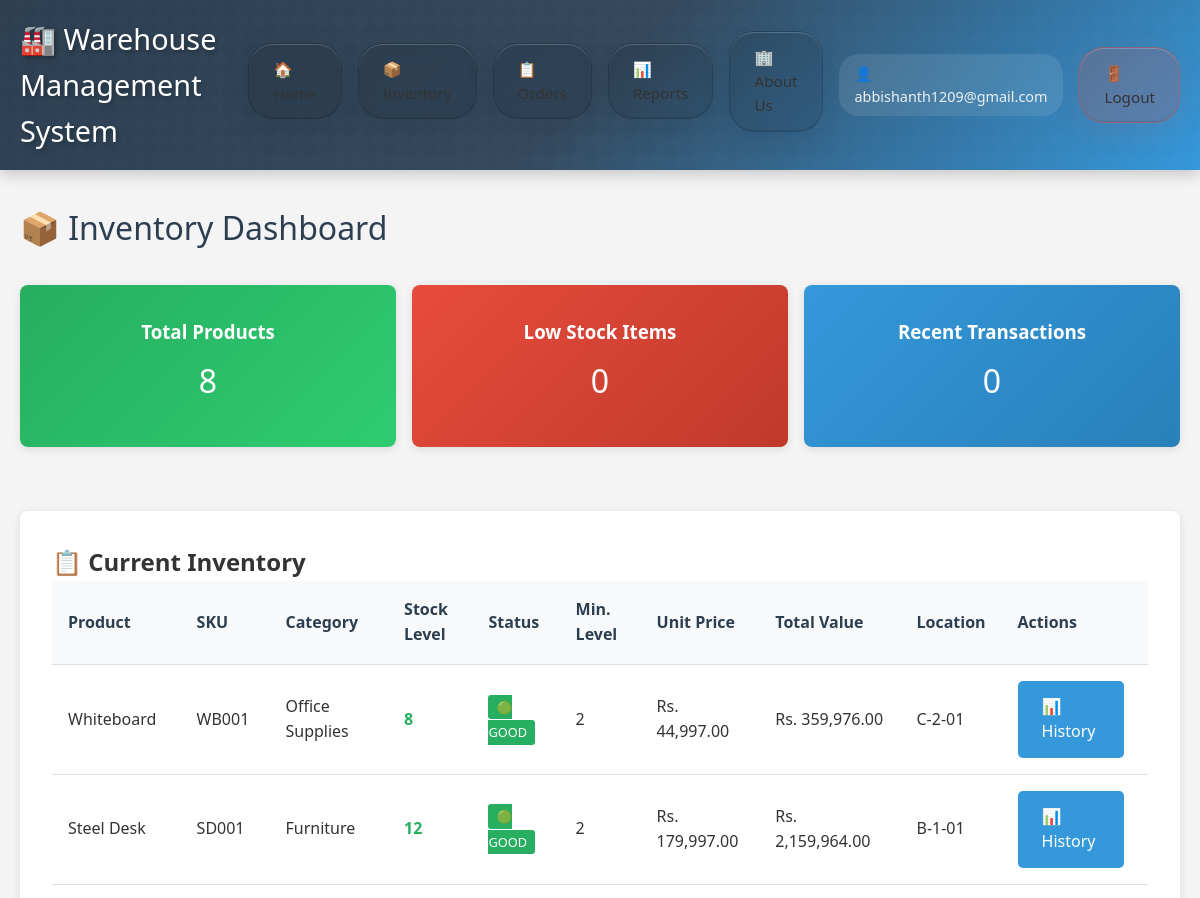
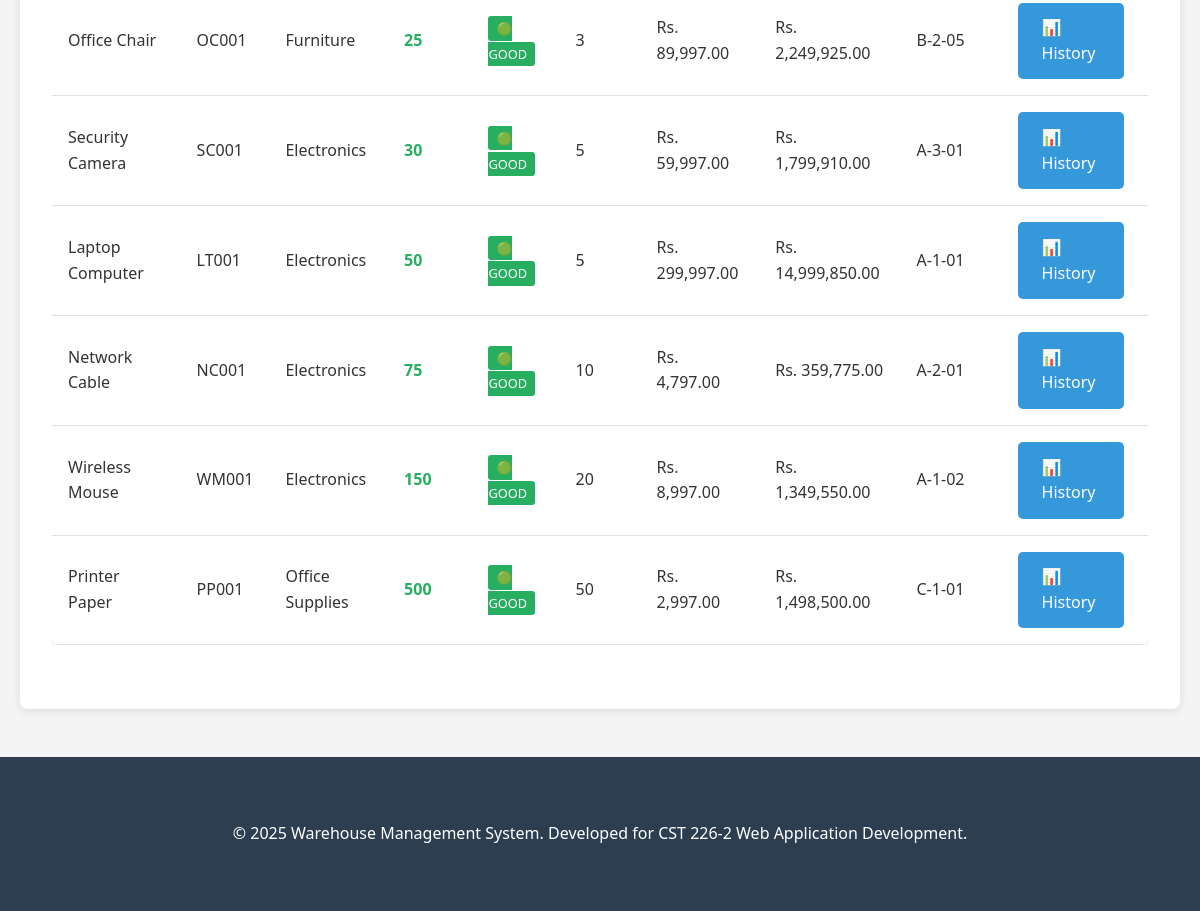
The app's page /inventory_dashboard.php (signed in) with its own data (2 pictures, top to bottom).
### tables this page shows
CREATE TABLE IF NOT EXISTS products (
    id INT AUTO_INCREMENT PRIMARY KEY,
    name VARCHAR(255) NOT NULL,
    sku VARCHAR(100) UNIQUE NOT NULL,
    category VARCHAR(100) NOT NULL,
    quantity INT NOT NULL DEFAULT 0,
    price DECIMAL(10,2) NOT NULL,
    min_stock_level INT NOT NULL DEFAULT 10,
    location VARCHAR(100),
    description TEXT,
    created_at TIMESTAMP DEFAULT CURRENT_TIMESTAMP,
    updated_at TIMESTAMP DEFAULT CURRENT_TIMESTAMP ON UPDATE CURRENT_TIMESTAMP
);

### includes/inventory_functions.php (called while the page is built, shortened)
<?php
function getLowStockAlerts($pdo) {
    try {
        $stmt = $pdo->prepare("
            SELECT id, name, sku, quantity, min_stock_level, category, location
            FROM products
            WHERE quantity <= min_stock_level
            ORDER BY (quantity - min_stock_level) ASC
        ");
        $stmt->execute();
        return $stmt->fetchAll(PDO::FETCH_ASSOC);
    } catch (Exception $e) {
        error_log("Get low stock alerts error: " . $e->getMessage());
        return [];
    }
}

### inventory_dashboard.php (the view, shortened to what this page needs)
<?php
require_once 'config/database.php';
require_once 'includes/inventory_functions.php';
try {
    $productsStmt = $pdo->prepare("
        SELECT id, name, sku, category, quantity, min_stock_level, price, location,
               CASE
                   WHEN quantity <= min_stock_level THEN 'low'
                   WHEN quantity <= min_stock_level * 2 THEN 'warning'
                   ELSE 'normal'
               END as stock_status
        FROM products
        ORDER BY quantity ASC, name ASC
    ");
    $productsStmt->execute();
    $products = $productsStmt->fetchAll(PDO::FETCH_ASSOC);
} catch (PDOException $e) {
    $products = [];
    setFlashMessage("Error loading products: " . $e->getMessage(), "error");
}
try {
    $transactionsStmt = $pdo->prepare("
        SELECT it.*, p.name as product_name, p.sku, o.order_number
        FROM inventory_transactions it
        LEFT JOIN products p ON it.product_id = p.id
        LEFT JOIN orders o ON it.order_id = o.id
        ORDER BY it.created_at DESC
        LIMIT 20
    ");
    $transactionsStmt->execute();
    $recentTransactions = $transactionsStmt->fetchAll(PDO::FETCH_ASSOC);
} catch (PDOException $e) {
    $recentTransactions = [];
}
$lowStockAlerts = getLowStockAlerts($pdo);
?>
<div class="container">
    <h1 class="page-title">📦 Inventory Dashboard</h1>
    <div style="display: grid; grid-template-columns: repeat(auto-fit, minmax(250px, 1fr)); gap: 1rem; margin-bottom: 2rem;">
        <div class="card" style="text-align: center; background: linear-gradient(135deg, #27ae60, #2ecc71);">
            <h3 style="color: white; margin: 0;">Total Products</h3>
            <p style="color: white; font-size: 2rem; margin: 0.5rem 0;"><?php echo count($products); ?></p>
        </div>
        <div class="card" style="text-align: center; background: linear-gradient(135deg, #e74c3c, #c0392b);">
            <h3 style="color: white; margin: 0;">Low Stock Items</h3>
            <p style="color: white; font-size: 2rem; margin: 0.5rem 0;"><?php echo count($lowStockAlerts); ?></p>
        </div>
        <div class="card" style="text-align: center; background: linear-gradient(135deg, #3498db, #2980b9);">
            <h3 style="color: white; margin: 0;">Recent Transactions</h3>
            <p style="color: white; font-size: 2rem; margin: 0.5rem 0;"><?php echo count($recentTransactions); ?></p>
        </div>
    </div>
    <div class="card">
        <h2>📋 Current Inventory</h2>
        <div class="table-container">
            <table class="data-table">
                <thead>
                    <tr>
                        <th>Product</th>
                        <th>SKU</th>
                        <th>Category</th>
                        <th>Stock Level</th>
                        <th>Status</th>
                        <th>Min. Level</th>
                        <th>Unit Price</th>
                        <th>Total Value</th>
                        <th>Location</th>
                        <th>Actions</th>
                    </tr>
                </thead>
                <tbody>
                    <?php foreach ($products as $product): ?>
                    <tr>
                        <td><?php echo htmlspecialchars($product['name']); ?></td>
                        <td><?php echo htmlspecialchars($product['sku']); ?></td>
                        <td><?php echo htmlspecialchars($product['category']); ?></td>
                        <td style="font-weight: bold; <?php
                            echo $product['stock_status'] === 'low' ? 'color: #e74c3c;' :
                                ($product['stock_status'] === 'warning' ? 'color: #f39c12;' : 'color: #27ae60;');
                        ?>">
                            <?php echo $product['quantity']; ?>
                        </td>
                        <td>
                            <?php if ($product['stock_status'] === 'low'): ?>
                                <span style="background: #e74c3c; color: white; padding: 0.2rem 0.5rem; border-radius: 3px; font-size: 0.8rem;">🔴 LOW</span>
                            <?php elseif ($product['stock_status'] === 'warning'): ?>
                                <span style="background: #f39c12; color: white; padding: 0.2rem 0.5rem; border-radius: 3px; font-size: 0.8rem;">🟡 WARNING</span>
                            <?php else: ?>
                                <span style="background: #27ae60; color: white; padding: 0.2rem 0.5rem; border-radius: 3px; font-size: 0.8rem;">🟢 GOOD</span>
                            <?php endif; ?>
                        </td>
                        <td><?php echo $product['min_stock_level']; ?></td>
                        <td>Rs. <?php echo number_format($product['price'], 2); ?></td>
                        <td>Rs. <?php echo number_format($product['quantity'] * $product['price'], 2); ?></td>
                        <td><?php echo htmlspecialchars($product['location']); ?></td>
                        <td>
                            <a href="inventory_history.php?product_id=<?php echo $product['id']; ?>" class="btn btn-primary btn-sm">📊 History</a>
                        </td>
                    </tr>
                    <?php endforeach; ?>
                </tbody>
            </table>
        </div>
    </div>
</div>

### assets/css/style.css (style rules this page uses)
* { margin: 0; padding: 0; box-sizing: border-box; }
body { font-family: 'Segoe UI', Tahoma, Geneva, Verdana, sans-serif; line-height: 1.6; color: #333; background-color: #f4f4f4; }
.container { max-width: 1200px; margin: 2rem auto; padding: 0 20px; }
.page-title { color: #2c3e50; margin-bottom: 2rem; font-size: 2rem; font-weight: 300; }
.card { background: white; border-radius: 8px; padding: 2rem; margin-bottom: 2rem; box-shadow: 0 2px 10px rgba(0,0,0,0.1); transition: transform 0.3s ease; }
.btn { display: inline-block; padding: 0.8rem 1.5rem; border: none; border-radius: 5px; font-size: 1rem; cursor: pointer; text-decoration: none; transition: background-color 0.3s ease; margin-right: 0.5rem; }
.btn-primary { background-color: #3498db; color: white; }
.table-container { overflow-x: auto; margin-bottom: 2rem; }
table { width: 100%; border-collapse: collapse; background: white; border-radius: 8px; overflow: hidden; box-shadow: 0 2px 10px rgba(0,0,0,0.1); }
th, td { padding: 1rem; text-align: left; border-bottom: 1px solid #e0e0e0; }
th { background-color: #f8f9fa; color: #2c3e50; font-weight: 600; }

### records on screen
products: name "Whiteboard", sku "WB001", category "Office Supplies", quantity "8", min_stock_level "2", price "44,997.00", $product['quantity'] * $product['price'] "359,976.00", location "C-2-01"
products: name "Steel Desk", sku "SD001", category "Furniture", quantity "12", min_stock_level "2", price "179,997.00", $product['quantity'] * $product['price'] "2,159,964.00", location "B-1-01"
products: name "Office Chair", sku "OC001", category "Furniture", quantity "25", min_stock_level "3", price "89,997.00", $product['quantity'] * $product['price'] "2,249,925.00", location "B-2-05"
products: name "Security Camera", sku "SC001", category "Electronics", quantity "30", min_stock_level "5", price "59,997.00", $product['quantity'] * $product['price'] "1,799,910.00", location "A-3-01"
products: name "Laptop Computer", sku "LT001", category "Electronics", quantity "50", min_stock_level "5", price "299,997.00", $product['quantity'] * $product['price'] "14,999,850.00", location "A-1-01"
products: name "Network Cable", sku "NC001", category "Electronics", quantity "75", min_stock_level "10", price "4,797.00", $product['quantity'] * $product['price'] "359,775.00", location "A-2-01"
products: name "Wireless Mouse", sku "WM001", category "Electronics", quantity "150", min_stock_level "20", price "8,997.00", $product['quantity'] * $product['price'] "1,349,550.00", location "A-1-02"
products: name "Printer Paper", sku "PP001", category "Office Supplies", quantity "500", min_stock_level "50", price "2,997.00", $product['quantity'] * $product['price'] "1,498,500.00", location "C-1-01"

### other values on screen
$_SESSION['username'] "abbishanth1209@gmail.com"
count($products) "8"
count($lowStockAlerts) "0"
count($recentTransactions) "0"
